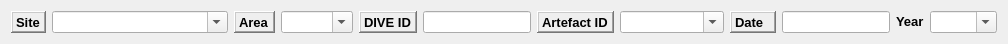
  <widget class="QWidget" name="layoutWidget">
   <property name="geometry">
    <rect>
     <x>20</x>
     <y>200</y>
     <width>1008</width>
     <height>27</height>
    </rect>
   </property>
   <layout class="QGridLayout" name="gridLayout_9">
    <item row="0" column="11">
     <widget class="QComboBox" name="comboBox_year">
      <property name="enabled">
       <bool>true</bool>
      </property>
      <property name="sizePolicy">
       <sizepolicy hsizetype="Preferred" vsizetype="Fixed">
        <horstretch>0</horstretch>
        <verstretch>0</verstretch>
       </sizepolicy>
      </property>
      <property name="minimumSize">
       <size>
        <width>67</width>
        <height>0</height>
       </size>
      </property>
      <property name="locale">
       <locale language="English" country="UnitedKingdom"/>
      </property>
      <property name="editable">
       <bool>true</bool>
      </property>
      <item>
       <property name="text">
        <string/>
       </property>
      </item>
      <item>
       <property name="text">
        <string>2013</string>
       </property>
      </item>
      <item>
       <property name="text">
        <string>2014</string>
       </property>
      </item>
      <item>
       <property name="text">
        <string>2015</string>
       </property>
      </item>
      <item>
       <property name="text">
        <string>2016</string>
       </property>
      </item>
      <item>
       <property name="text">
        <string>2017</string>
       </property>
      </item>
      <item>
       <property name="text">
        <string>2018</string>
       </property>
      </item>
      <item>
       <property name="text">
        <string>2019</string>
       </property>
      </item>
      <item>
       <property name="text">
        <string>2020</string>
       </property>
      </item>
      <item>
       <property name="text">
        <string>2021</string>
       </property>
      </item>
     </widget>
    </item>
    <item row="0" column="0">
     <widget class="QLabel" name="label_39">
      <property name="font">
       <font>
        <pointsize>10</pointsize>
        <weight>75</weight>
        <bold>true</bold>
       </font>
      </property>
      <property name="locale">
       <locale language="English" country="UnitedKingdom"/>
      </property>
      <property name="frameShape">
       <enum>QFrame::WinPanel</enum>
      </property>
      <property name="frameShadow">
       <enum>QFrame::Raised</enum>
      </property>
      <property name="text">
       <string>Site</string>
      </property>
     </widget>
    </item>
    <item row="0" column="1">
     <widget class="QComboBox" name="comboBox_site_name">
      <property name="sizePolicy">
       <sizepolicy hsizetype="Expanding" vsizetype="Fixed">
        <horstretch>0</horstretch>
        <verstretch>0</verstretch>
       </sizepolicy>
      </property>
      <property name="minimumSize">
       <size>
        <width>176</width>
        <height>0</height>
       </size>
      </property>
      <property name="locale">
       <locale language="English" country="UnitedKingdom"/>
      </property>
      <property name="editable">
       <bool>true</bool>
      </property>
     </widget>
    </item>
    <item row="0" column="2">
     <widget class="QLabel" name="label_40">
      <property name="font">
       <font>
        <pointsize>10</pointsize>
        <weight>75</weight>
        <bold>true</bold>
       </font>
      </property>
      <property name="locale">
       <locale language="English" country="UnitedKingdom"/>
      </property>
      <property name="frameShape">
       <enum>QFrame::WinPanel</enum>
      </property>
      <property name="frameShadow">
       <enum>QFrame::Raised</enum>
      </property>
      <property name="text">
       <string>Area</string>
      </property>
     </widget>
    </item>
    <item row="0" column="6">
     <widget class="QLabel" name="label_29">
      <property name="font">
       <font>
        <pointsize>10</pointsize>
        <weight>75</weight>
        <bold>true</bold>
       </font>
      </property>
      <property name="locale">
       <locale language="English" country="UnitedKingdom"/>
      </property>
      <property name="frameShape">
       <enum>QFrame::WinPanel</enum>
      </property>
      <property name="frameShadow">
       <enum>QFrame::Raised</enum>
      </property>
      <property name="text">
       <string>Artefact ID</string>
      </property>
      <property name="openExternalLinks">
       <bool>true</bool>
      </property>
     </widget>
    </item>
    <item row="0" column="3">
     <widget class="QComboBox" name="comboBox_area">
      <property name="sizePolicy">
       <sizepolicy hsizetype="Expanding" vsizetype="Fixed">
        <horstretch>0</horstretch>
        <verstretch>0</verstretch>
       </sizepolicy>
      </property>
      <property name="locale">
       <locale language="English" country="UnitedKingdom"/>
      </property>
      <property name="editable">
       <bool>true</bool>
      </property>
     </widget>
    </item>
    <item row="0" column="5">
     <widget class="QLineEdit" name="lineEdit_divelog_id">
      <property name="sizePolicy">
       <sizepolicy hsizetype="Expanding" vsizetype="Fixed">
        <horstretch>0</horstretch>
        <verstretch>0</verstretch>
       </sizepolicy>
      </property>
      <property name="locale">
       <locale language="English" country="UnitedKingdom"/>
      </property>
     </widget>
    </item>
    <item row="0" column="7">
     <widget class="QComboBox" name="comboBox_artefact">
      <property name="sizePolicy">
       <sizepolicy hsizetype="Expanding" vsizetype="Fixed">
        <horstretch>0</horstretch>
        <verstretch>0</verstretch>
       </sizepolicy>
      </property>
      <property name="minimumSize">
       <size>
        <width>104</width>
        <height>0</height>
       </size>
      </property>
      <property name="locale">
       <locale language="English" country="UnitedKingdom"/>
      </property>
      <property name="editable">
       <bool>true</bool>
      </property>
     </widget>
    </item>
    <item row="0" column="4">
     <widget class="QLabel" name="label_25">
      <property name="font">
       <font>
        <pointsize>10</pointsize>
        <weight>75</weight>
        <bold>true</bold>
       </font>
      </property>
      <property name="locale">
       <locale language="English" country="UnitedKingdom"/>
      </property>
      <property name="frameShape">
       <enum>QFrame::WinPanel</enum>
      </property>
      <property name="frameShadow">
       <enum>QFrame::Raised</enum>
      </property>
      <property name="text">
       <string>DIVE ID</string>
      </property>
     </widget>
    </item>
    <item row="0" column="8">
     <widget class="QLabel" name="label_7">
      <property name="sizePolicy">
       <sizepolicy hsizetype="Expanding" vsizetype="Preferred">
        <horstretch>0</horstretch>
        <verstretch>0</verstretch>
       </sizepolicy>
      </property>
      <property name="font">
       <font>
        <pointsize>10</pointsize>
        <weight>75</weight>
        <bold>true</bold>
       </font>
      </property>
      <property name="locale">
       <locale language="English" country="UnitedKingdom"/>
      </property>
      <property name="frameShape">
       <enum>QFrame::WinPanel</enum>
      </property>
      <property name="frameShadow">
       <enum>QFrame::Raised</enum>
      </property>
      <property name="text">
       <string>Date</string>
      </property>
     </widget>
    </item>
    <item row="0" column="9">
     <widget class="QLineEdit" name="lineEdit_date">
      <property name="sizePolicy">
       <sizepolicy hsizetype="Expanding" vsizetype="Fixed">
        <horstretch>0</horstretch>
        <verstretch>0</verstretch>
       </sizepolicy>
      </property>
      <property name="locale">
       <locale language="English" country="UnitedKingdom"/>
      </property>
     </widget>
    </item>
    <item row="0" column="10">
     <widget class="QLabel" name="label_12">
      <property name="font">
       <font>
        <pointsize>10</pointsize>
        <weight>75</weight>
        <bold>true</bold>
       </font>
      </property>
      <property name="locale">
       <locale language="English" country="UnitedKingdom"/>
      </property>
      <property name="text">
       <string>&lt;html&gt;&lt;head/&gt;&lt;body&gt;&lt;p&gt;Year&lt;/p&gt;&lt;/body&gt;&lt;/html&gt;</string>
      </property>
     </widget>
    </item>
   </layout>
  </widget>
